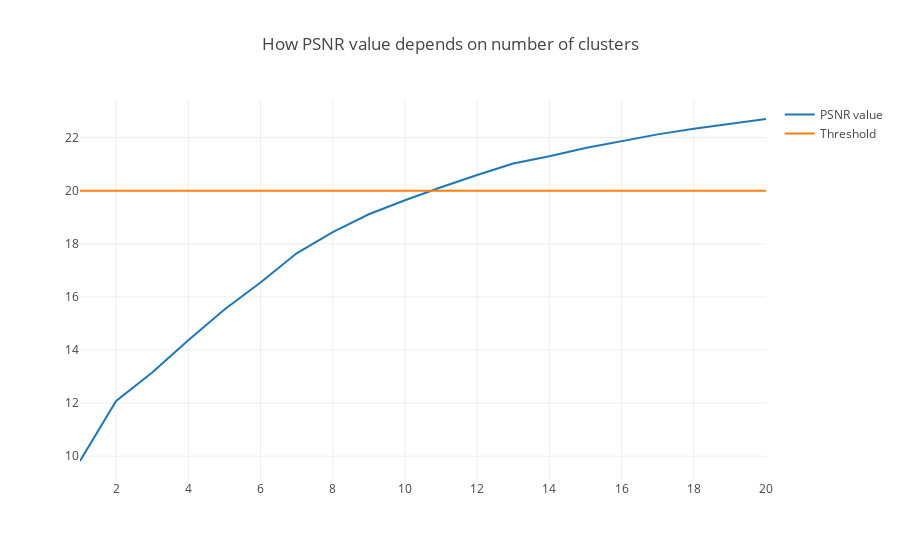

The code cell stored with this chart in its notebook:
### Code cell
import time
x_plot = []
y_plot = []

for num_of_clusters in range(1, 21):
    start = time.time()
    psnr = get_psnr('../data/parrots.jpg', nc=num_of_clusters, verbose=False, mode='mean', show_image=False)
    finish = time.time()
    
    delta = finish - start
    
    x_plot.append(num_of_clusters)
    y_plot.append(psnr)
    
    print(f'Calculated {num_of_clusters}/20 by {int(delta)} seconds')

trace = go.Scatter(x=x_plot, y=y_plot, name='PSNR value')
threshold = go.Scatter(x=x_plot, y=[20, ] * len(x_plot), name='Threshold')
 
data = [trace, threshold]

layout = {'title': f'How PSNR value depends on number of clusters'}

fig = go.Figure(data=data, layout=layout)
iplot(fig, show_link=False)

### Figure 1 — Plotly figure (JSON) as saved in the notebook; plotly's stock layout.template omitted (floating-point values rounded to 4 significant figures)
{"data": [{"name": "PSNR value", "type": "scatter", "uid": "c1b8bee2-f590-11e8-87af-f95ed97ff162", "x": [1, 2, 3, 4, 5, 6, 7, 8, 9, 10, 11, 12, 13, 14, 15, 16, 17, 18, 19, 20], "y": [9.819, 12.08, 13.15, 14.37, 15.53, 16.54, 17.64, 18.44, 19.11, 19.64, 20.13, 20.59, 21.02, 21.3, 21.61, 21.86, 22.12, 22.34, 22.52, 22.7]}, {"name": "Threshold", "type": "scatter", "uid": "c1ba2732-f590-11e8-87af-f95ed97ff162", "x": [1, 2, 3, 4, 5, 6, 7, 8, 9, 10, 11, 12, 13, 14, 15, 16, 17, 18, 19, 20], "y": [20, 20, 20, 20, 20, 20, 20, 20, 20, 20, 20, 20, 20, 20, 20, 20, 20, 20, 20, 20]}], "layout": {"title": "How PSNR value depends on number of clusters"}}
